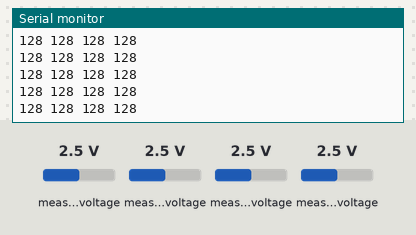
Bench run of a sketch on a simulated Arduino Uno, built with avr-gcc and run on an emulated ATmega328P. On the bench: the last lines printed to the serial monitor. Wiring (inferred from the names in the program): PCF8591 converter at I2C address 0x48. The test bench sets the inputs (shaded band); at power-on: measured voltage 2.5 V.

Above: at 1.2 s.
1.3 s: measured voltage (sensor 200) set to 0.1 V
At 1.8 s:
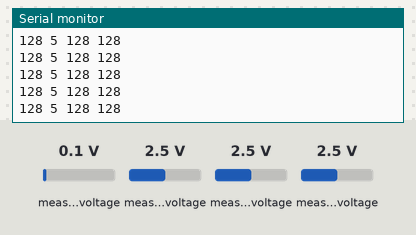
4.3 s: measured voltage (sensor 201) set to 0.1 V
At 4.8 s:
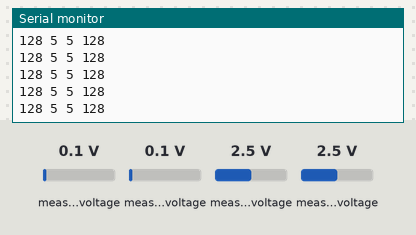
7.3 s: measured voltage (sensor 202) set to 0.1 V
At 7.9 s:
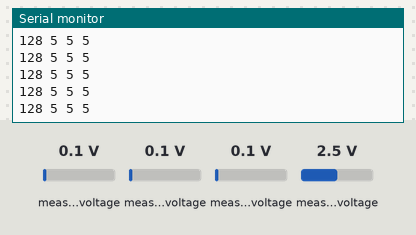
8.8 s: measured voltage (sensor 200) set to 2.5 V
At 9.3 s:
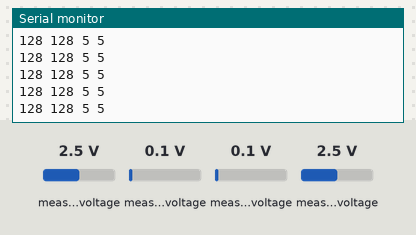
11.8 s: measured voltage (sensor 201) set to 1.2 V
At 12.5 s:
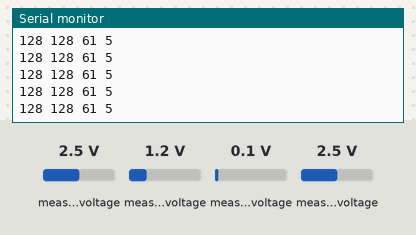
14.8 s: measured voltage (sensor 203) set to 0.1 V
At 15.6 s:
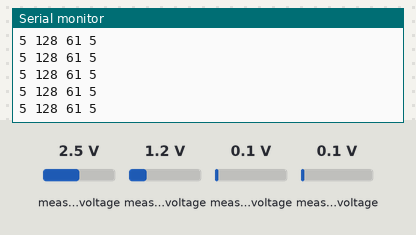
Timing chart, 0 to 17.3 s (numbered marks = the images above; inputs shaded):
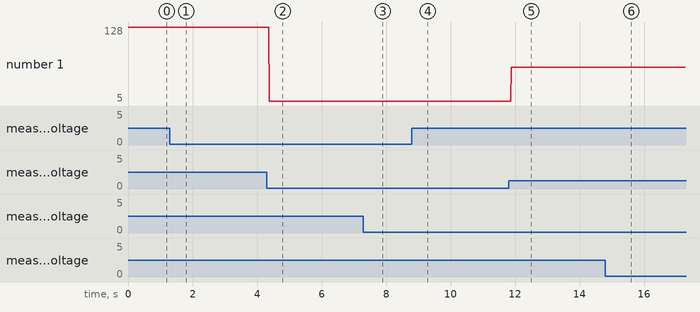

Measured:
- after the input at 1.3 s, the serial monitor: prints a new line after 0.07 s (image 1)
- after the input at 4.3 s, the serial monitor: prints a new line after 0.08 s (image 2)
- after the input at 7.3 s, the serial monitor: prints a new line after 0.08 s (image 3)
- after the input at 8.8 s, the serial monitor: prints a new line after 0.08 s (image 4)
- after the input at 11.8 s, the serial monitor: prints a new line after 0.08 s (image 5)
- after the input at 14.8 s, the serial monitor: prints a new line after 0.09 s (image 6)
- plotted number 1: 5 → 61 after the input at 11.8 s

The sketch:

_8591b.ino
```cpp
#include "Wire.h"
#define PCF8591 (0x90 >> 1) // I2C bus address
#define ADC0 0x00 // control bytes for reading individual ADCs
#define ADC1 0x01
#define ADC2 0x02
#define ADC3 0x03
byte value0, value1, value2, value3;
void setup()
{
 Wire.begin();
 Serial.begin(9600);

}
void loop()
{
 Wire.beginTransmission(PCF8591); // wake up PCF8591
 Wire.write(ADC0); // control byte - read ADC0
 Wire.endTransmission(); // end tranmission
 Wire.requestFrom(PCF8591, 2);
 value0=Wire.read();

 Wire.beginTransmission(PCF8591); // wake up PCF8591
 Wire.write(ADC1); // control byte - read ADC1
 Wire.endTransmission(); // end tranmission
 Wire.requestFrom(PCF8591, 2);
 value1=Wire.read();

 Wire.beginTransmission(PCF8591); // wake up PCF8591
 Wire.write(ADC2); // control byte - read ADC2
 Wire.endTransmission(); // end tranmission
 Wire.requestFrom(PCF8591, 2);
 value2=Wire.read();

 Wire.beginTransmission(PCF8591); // wake up PCF8591
 Wire.write(ADC3); // control byte - read ADC3
 Wire.endTransmission(); // end tranmission
 Wire.requestFrom(PCF8591, 2);
 value3=Wire.read();

 Serial.print(value0); Serial.print(" ");
 Serial.print(value1); Serial.print(" ");
 Serial.print(value2); Serial.print(" ");
 Serial.print(value3); Serial.print(" ");
 Serial.println();
}
```
